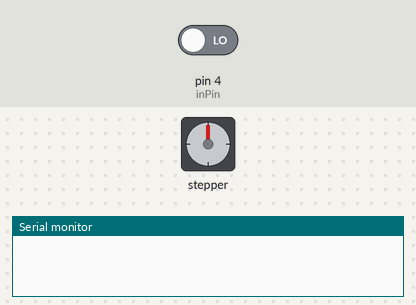
This sketch was run on a simulated Arduino Nano, built with avr-gcc and run on an emulated ATmega328P. Shown: stepper motor, the last lines printed to the serial monitor. The inputs (shaded band) are chosen by the test bench; at power-on: pin 4 (inPin) LOW. Stepper angles assume 200 steps per turn.

Above: at 1.2 s.
1.3 s: pin 4 (inPin) driven HIGH
At 1.45 s:
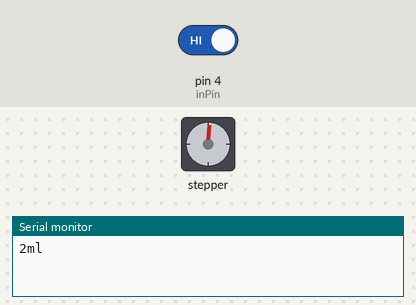
At 1.99 s:
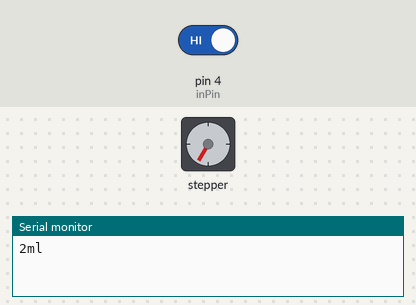
Timing chart, 0 to 24.8 s (numbered marks = the images above; inputs shaded):
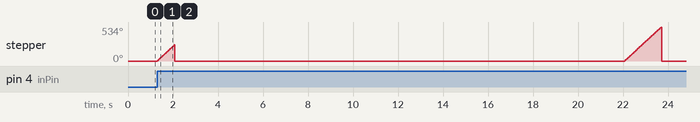

Measured:
- after the input at 1.3 s, stepper: turns 252° clockwise in 0.76 s, then 252° counter-clockwise in 0.00 s, then 534° clockwise in 1.6 s, then 534° counter-clockwise in 0.00 s

The sketch:

stepperr.ino
```cpp
// By: Luis Santiago Mille Fragoso
// part of IGEM TEC CEM 2018

///////////////////////////////////////////////////////////////This is the Arduino Nano's Stepper motor program////////////////////////////////////////////////////////////

#include <Stepper.h>

const int stepsPerRevolution = 200;  // We set the number of steps of our stepper motor as a constant (Change if yours has different number)

// Initialize 'stepper' on pins 8 & 11
Stepper myStepper = Stepper(stepsPerRevolution, 9,10,11, 12);

//// Boolean flag for then the stepper needs to be activated
int inPin = 4;

////Set up the input pin to receive the boolean variable
void setup() {
 pinMode(inPin, INPUT);
 myStepper.setSpeed(55);
 Serial.begin(9600);           /* start serial for debug */
}

void loop() {

  /////If the pin recieves a HIGH input from the Master Arduino then the stepper motor sequence starts

  if(digitalRead(inPin)==HIGH){

	//Send washing medium
    myStepper = Stepper(stepsPerRevolution, 9,10,11, 12);
    myStepper.setSpeed(55);
    Serial.println("2ml");
    myStepper.step(stepsPerRevolution*0.7);//2ml

    // Disattach the stepper motor due to current consumption and driver overheating
    pinMode(9, OUTPUT);
    pinMode(10, OUTPUT);
    pinMode(11, OUTPUT);
    pinMode(12, OUTPUT);
    digitalWrite(9,LOW);
    digitalWrite(10,LOW);
    digitalWrite(11,LOW);
    digitalWrite(12,LOW);
    myStepper = Stepper(stepsPerRevolution, 4,5,6,7);

	//At this point we are waiting for all the medium to flow
    delay(20000);

	//We re-attach the stepper and inject aprox 6.5 ml of medium to the flask
    myStepper = Stepper(stepsPerRevolution, 9,10,11, 12);
    myStepper.setSpeed(55);
    Serial.println("6.5ml");
    myStepper.step(stepsPerRevolution*1.5);//6.5ml

	// Disattach the stepper motor due to current consumption and driver overheating
    pinMode(9, OUTPUT);
    pinMode(10, OUTPUT);
    pinMode(11, OUTPUT);
    pinMode(12, OUTPUT);
    digitalWrite(9,LOW);
    digitalWrite(10,LOW);
    digitalWrite(11,LOW);
    digitalWrite(12,LOW);
    myStepper = Stepper(stepsPerRevolution, 4,5,6,7);
    delay(5000);
  }
}
```
